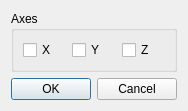
<?xml version="1.0" encoding="UTF-8"?>
<ui version="4.0">
 <class>FlipUI</class>
 <widget class="QDialog" name="FlipUI">
  <property name="geometry">
   <rect>
    <x>0</x>
    <y>0</y>
    <width>178</width>
    <height>93</height>
   </rect>
  </property>
  <property name="windowTitle">
   <string>Flip</string>
  </property>
  <layout class="QVBoxLayout" name="verticalLayout">
   <item>
    <widget class="QGroupBox" name="groupBox">
     <property name="title">
      <string>Axes</string>
     </property>
     <layout class="QHBoxLayout" name="horizontalLayout">
      <item>
       <widget class="QCheckBox" name="x">
        <property name="text">
         <string>X</string>
        </property>
       </widget>
      </item>
      <item>
       <widget class="QCheckBox" name="y">
        <property name="text">
         <string>Y</string>
        </property>
       </widget>
      </item>
      <item>
       <widget class="QCheckBox" name="z">
        <property name="text">
         <string>Z</string>
        </property>
       </widget>
      </item>
     </layout>
    </widget>
   </item>
   <item>
    <widget class="QDialogButtonBox" name="buttonBox">
     <property name="orientation">
      <enum>Qt::Horizontal</enum>
     </property>
     <property name="standardButtons">
      <set>QDialogButtonBox::Cancel|QDialogButtonBox::Ok</set>
     </property>
    </widget>
   </item>
  </layout>
 </widget>
 <resources/>
 <connections>
  <connection>
   <sender>buttonBox</sender>
   <signal>accepted()</signal>
   <receiver>FlipUI</receiver>
   <slot>accept()</slot>
   <hints>
    <hint type="sourcelabel">
     <x>248</x>
     <y>254</y>
    </hint>
    <hint type="destinationlabel">
     <x>157</x>
     <y>274</y>
    </hint>
   </hints>
  </connection>
  <connection>
   <sender>buttonBox</sender>
   <signal>rejected()</signal>
   <receiver>FlipUI</receiver>
   <slot>reject()</slot>
   <hints>
    <hint type="sourcelabel">
     <x>316</x>
     <y>260</y>
    </hint>
    <hint type="destinationlabel">
     <x>286</x>
     <y>274</y>
    </hint>
   </hints>
  </connection>
 </connections>
</ui>
